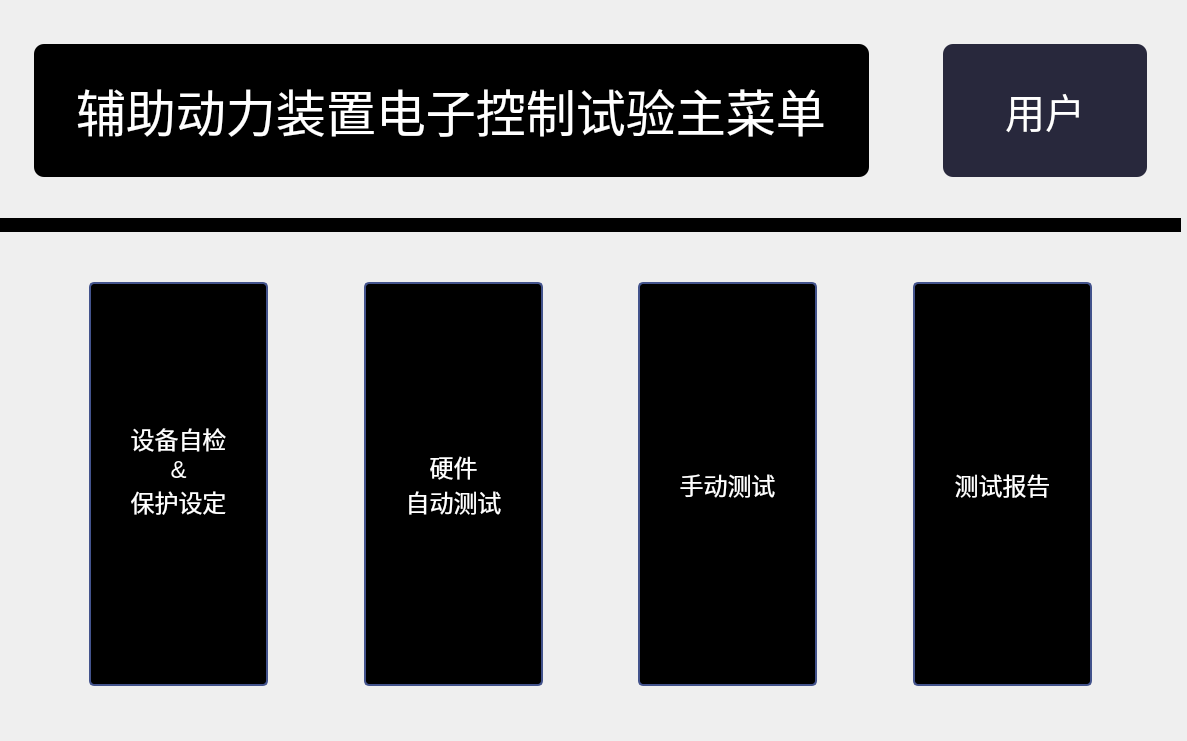
<?xml version="1.0" encoding="UTF-8"?>
<ui version="4.0">
 <class>MainWindow</class>
 <widget class="QMainWindow" name="MainWindow">
  <property name="geometry">
   <rect>
    <x>0</x>
    <y>0</y>
    <width>1187</width>
    <height>741</height>
   </rect>
  </property>
  <property name="windowTitle">
   <string>用户界面</string>
  </property>
  <property name="styleSheet">
   <string notr="true">background-color: rgb(58, 58,58);
QLineEdit{
	color:white;
}
</string>
  </property>
  <widget class="QWidget" name="centralwidget">
   <widget class="QWidget" name="verticalLayoutWidget">
    <property name="geometry">
     <rect>
      <x>0</x>
      <y>10</y>
      <width>1181</width>
      <height>721</height>
     </rect>
    </property>
    <layout class="QGridLayout" name="gridLayout">
     <item row="0" column="0">
      <spacer name="verticalSpacer_2">
       <property name="orientation">
        <enum>Qt::Vertical</enum>
       </property>
       <property name="sizeHint" stdset="0">
        <size>
         <width>20</width>
         <height>40</height>
        </size>
       </property>
      </spacer>
     </item>
     <item row="2" column="0">
      <spacer name="verticalSpacer_4">
       <property name="orientation">
        <enum>Qt::Vertical</enum>
       </property>
       <property name="sizeHint" stdset="0">
        <size>
         <width>20</width>
         <height>40</height>
        </size>
       </property>
      </spacer>
     </item>
     <item row="1" column="0">
      <layout class="QHBoxLayout" name="horizontalLayout_2" stretch="1,8,2,6,1">
       <property name="sizeConstraint">
        <enum>QLayout::SetFixedSize</enum>
       </property>
       <item>
        <spacer name="horizontalSpacer">
         <property name="orientation">
          <enum>Qt::Horizontal</enum>
         </property>
         <property name="sizeHint" stdset="0">
          <size>
           <width>40</width>
           <height>20</height>
          </size>
         </property>
        </spacer>
       </item>
       <item>
        <widget class="QLabel" name="lb_title">
         <property name="styleSheet">
          <string notr="true">font-family:Arial;
                                            font-size:50px;
                                            background-color:rgb(0,0,0);
                                            color:rgb(255, 255, 255);
                                            padding:30px;
                                            border-radius:10px;
                                        </string>
         </property>
         <property name="text">
          <string>辅助动力装置电子控制试验主菜单</string>
         </property>
        </widget>
       </item>
       <item>
        <spacer name="horizontalSpacer_2">
         <property name="orientation">
          <enum>Qt::Horizontal</enum>
         </property>
         <property name="sizeHint" stdset="0">
          <size>
           <width>40</width>
           <height>20</height>
          </size>
         </property>
        </spacer>
       </item>
       <item>
        <widget class="QLabel" name="lb_subtitle">
         <property name="styleSheet">
          <string notr="true">color: #ffffff;
                                            background-color: rgb(40,40, 60);
                                            border-radius:5px;
                                            text-align:center;
                                            font-size:40px;
                                            font-family:Arial;
                                            padding: 5px;
                                            width:200px;
                                            border-radius:10px;
                                        </string>
         </property>
         <property name="text">
          <string>用户</string>
         </property>
         <property name="alignment">
          <set>Qt::AlignCenter</set>
         </property>
        </widget>
       </item>
       <item>
        <spacer name="horizontalSpacer_3">
         <property name="orientation">
          <enum>Qt::Horizontal</enum>
         </property>
         <property name="sizeHint" stdset="0">
          <size>
           <width>40</width>
           <height>20</height>
          </size>
         </property>
        </spacer>
       </item>
      </layout>
     </item>
     <item row="4" column="0">
      <spacer name="verticalSpacer">
       <property name="orientation">
        <enum>Qt::Vertical</enum>
       </property>
       <property name="sizeHint" stdset="0">
        <size>
         <width>20</width>
         <height>40</height>
        </size>
       </property>
      </spacer>
     </item>
     <item row="5" column="0">
      <layout class="QHBoxLayout" name="horizontalLayout" stretch="1,2,1,2,1,2,1,2,1">
       <property name="topMargin">
        <number>10</number>
       </property>
       <property name="bottomMargin">
        <number>10</number>
       </property>
       <item>
        <spacer name="horizontalSpacer_10">
         <property name="orientation">
          <enum>Qt::Horizontal</enum>
         </property>
         <property name="sizeType">
          <enum>QSizePolicy::Minimum</enum>
         </property>
         <property name="sizeHint" stdset="0">
          <size>
           <width>40</width>
           <height>20</height>
          </size>
         </property>
        </spacer>
       </item>
       <item>
        <widget class="QPushButton" name="pb_inspectProtect">
         <property name="styleSheet">
          <string notr="true">QPushButton{
                                            color: #ffffff;
                                            background-color: rgb(0,0, 0);
                                            border-radius:5px;
                                            text-align:center;
                                            font-size:18pt;
                                            font-family:Arial;
                                            border:2px solid rgb(67,83,140);
                                            height:400px;
                                            }
                                            QPushButton:hover{
                                            font-size:20pt;
                                            font-weight:bold;
                                            border-width:4px;
                                            border-radius:10px;
                                            }
                                            QPushButton:disabled {
                                            background-color:rgb(205,205,205);
                                            color:rgb(0,0,0);
                                            }
                                        </string>
         </property>
         <property name="text">
          <string>设备自检
&amp;&amp;
保护设定
 </string>
         </property>
        </widget>
       </item>
       <item>
        <spacer name="horizontalSpacer_5">
         <property name="orientation">
          <enum>Qt::Horizontal</enum>
         </property>
         <property name="sizeType">
          <enum>QSizePolicy::Minimum</enum>
         </property>
         <property name="sizeHint" stdset="0">
          <size>
           <width>40</width>
           <height>20</height>
          </size>
         </property>
        </spacer>
       </item>
       <item>
        <widget class="QPushButton" name="pb_autoTest">
         <property name="enabled">
          <bool>true</bool>
         </property>
         <property name="styleSheet">
          <string notr="true">QPushButton{
                                            color: #ffffff;
                                            background-color: rgb(0,0, 0);
                                            border-radius:5px;
                                            text-align:center;
                                            font-size:18pt;
                                            font-family:Arial;
                                            border:2px solid rgb(67,83,140);
                                            height:400px;
                                            }
                                            QPushButton:hover{
                                            font-size:20pt;
                                            font-weight:bold;
                                            border-width:4px;
                                            border-radius:10px;
                                            }
                                            QPushButton:disabled {
                                            background-color:rgb(205,205,205);
                                            color:rgb(0,0,0);
                                            }
                                        </string>
         </property>
         <property name="text">
          <string>硬件
自动测试</string>
         </property>
         <property name="default">
          <bool>false</bool>
         </property>
        </widget>
       </item>
       <item>
        <spacer name="horizontalSpacer_6">
         <property name="orientation">
          <enum>Qt::Horizontal</enum>
         </property>
         <property name="sizeType">
          <enum>QSizePolicy::Minimum</enum>
         </property>
         <property name="sizeHint" stdset="0">
          <size>
           <width>40</width>
           <height>20</height>
          </size>
         </property>
        </spacer>
       </item>
       <item>
        <widget class="QPushButton" name="pb_manualTest">
         <property name="enabled">
          <bool>true</bool>
         </property>
         <property name="styleSheet">
          <string notr="true">QPushButton{
                                            color: #ffffff;
                                            background-color: rgb(0,0, 0);
                                            border-radius:5px;
                                            text-align:center;
                                            font-size:18pt;
                                            font-family:Arial;
                                            border:2px solid rgb(67,83,140);
                                            height:400px;
                                            }
                                            QPushButton:hover{
                                            font-size:20pt;
                                            font-weight:bold;
                                            border-width:4px;
                                            border-radius:10px;
                                            }
                                            QPushButton:disabled {
                                            background-color:rgb(205,205,205);
                                            color:rgb(0,0,0);

                                            }
                                        </string>
         </property>
         <property name="text">
          <string>手动测试</string>
         </property>
        </widget>
       </item>
       <item>
        <spacer name="horizontalSpacer_8">
         <property name="orientation">
          <enum>Qt::Horizontal</enum>
         </property>
         <property name="sizeType">
          <enum>QSizePolicy::Minimum</enum>
         </property>
         <property name="sizeHint" stdset="0">
          <size>
           <width>40</width>
           <height>20</height>
          </size>
         </property>
        </spacer>
       </item>
       <item>
        <widget class="QPushButton" name="pb_testReport">
         <property name="enabled">
          <bool>true</bool>
         </property>
         <property name="styleSheet">
          <string notr="true">QPushButton{
                                            color: #ffffff;
                                            background-color: rgb(0,0, 0);
                                            border-radius:5px;
                                            text-align:center;
                                            font-size:18pt;
                                            font-family:Arial;
                                            border:2px solid rgb(67,83,140);
                                            height:400px;
                                            }
                                            QPushButton:hover{
                                            font-size:20pt;
                                            font-weight:bold;
                                            border-width:4px;
                                            border-radius:10px;
                                            }
                                            QPushButton:disabled {
                                            background-color:rgb(205,205,205);
                                            color:rgb(0,0,0);
                                            }
                                        </string>
         </property>
         <property name="text">
          <string>测试报告</string>
         </property>
        </widget>
       </item>
       <item>
        <spacer name="horizontalSpacer_11">
         <property name="orientation">
          <enum>Qt::Horizontal</enum>
         </property>
         <property name="sizeType">
          <enum>QSizePolicy::Minimum</enum>
         </property>
         <property name="sizeHint" stdset="0">
          <size>
           <width>40</width>
           <height>20</height>
          </size>
         </property>
        </spacer>
       </item>
      </layout>
     </item>
     <item row="3" column="0">
      <widget class="QLabel" name="label">
       <property name="styleSheet">
        <string notr="true">background-color:rgb(0,0,0);</string>
       </property>
       <property name="text">
        <string/>
       </property>
      </widget>
     </item>
     <item row="6" column="0">
      <spacer name="verticalSpacer_3">
       <property name="orientation">
        <enum>Qt::Vertical</enum>
       </property>
       <property name="sizeHint" stdset="0">
        <size>
         <width>20</width>
         <height>40</height>
        </size>
       </property>
      </spacer>
     </item>
    </layout>
   </widget>
  </widget>
 </widget>
 <resources/>
 <connections>
  <connection>
   <sender>pb_inspectProtect</sender>
   <signal>clicked()</signal>
   <receiver>MainWindow</receiver>
   <slot>on_clicked_pb_inspectProtect()</slot>
   <hints>
    <hint type="sourcelabel">
     <x>219</x>
     <y>398</y>
    </hint>
    <hint type="destinationlabel">
     <x>323</x>
     <y>414</y>
    </hint>
   </hints>
  </connection>
  <connection>
   <sender>pb_autoTest</sender>
   <signal>clicked()</signal>
   <receiver>MainWindow</receiver>
   <slot>on_clicked_autoTest()</slot>
   <hints>
    <hint type="sourcelabel">
     <x>494</x>
     <y>416</y>
    </hint>
    <hint type="destinationlabel">
     <x>591</x>
     <y>427</y>
    </hint>
   </hints>
  </connection>
  <connection>
   <sender>pb_manualTest</sender>
   <signal>clicked()</signal>
   <receiver>MainWindow</receiver>
   <slot>on_clicked_manualTest()</slot>
   <hints>
    <hint type="sourcelabel">
     <x>747</x>
     <y>377</y>
    </hint>
    <hint type="destinationlabel">
     <x>845</x>
     <y>396</y>
    </hint>
   </hints>
  </connection>
  <connection>
   <sender>pb_testReport</sender>
   <signal>clicked()</signal>
   <receiver>MainWindow</receiver>
   <slot>on_clicked_pb_testReport()</slot>
   <hints>
    <hint type="sourcelabel">
     <x>1037</x>
     <y>436</y>
    </hint>
    <hint type="destinationlabel">
     <x>1144</x>
     <y>446</y>
    </hint>
   </hints>
  </connection>
 </connections>
 <slots>
  <slot>on_clicked_pb_testReport()</slot>
  <slot>on_clicked_autoTest()</slot>
  <slot>on_clicked_manualTest()</slot>
  <slot>on_clicked_pb_inspectProtect()</slot>
 </slots>
</ui>
